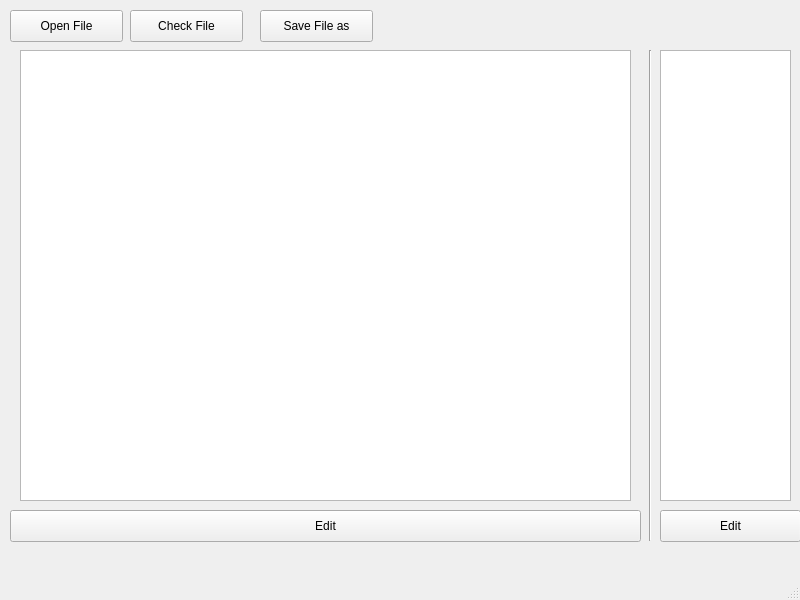
<?xml version="1.0" encoding="UTF-8"?>
<ui version="4.0">
 <class>FileEditor</class>
 <widget class="QMainWindow" name="FileEditor">
  <property name="geometry">
   <rect>
    <x>0</x>
    <y>0</y>
    <width>800</width>
    <height>600</height>
   </rect>
  </property>
  <property name="windowTitle">
   <string>MainWindow</string>
  </property>
  <widget class="QWidget" name="centralwidget">
   <widget class="QPushButton" name="pushButton">
    <property name="geometry">
     <rect>
      <x>10</x>
      <y>10</y>
      <width>113</width>
      <height>32</height>
     </rect>
    </property>
    <property name="text">
     <string>Open File</string>
    </property>
   </widget>
   <widget class="QPushButton" name="pushButton_2">
    <property name="geometry">
     <rect>
      <x>130</x>
      <y>10</y>
      <width>113</width>
      <height>32</height>
     </rect>
    </property>
    <property name="text">
     <string>Check File</string>
    </property>
   </widget>
   <widget class="QPushButton" name="pushButton_3">
    <property name="geometry">
     <rect>
      <x>260</x>
      <y>10</y>
      <width>113</width>
      <height>32</height>
     </rect>
    </property>
    <property name="text">
     <string>Save File as</string>
    </property>
   </widget>
   <widget class="QTextEdit" name="textEdit">
    <property name="geometry">
     <rect>
      <x>20</x>
      <y>50</y>
      <width>611</width>
      <height>451</height>
     </rect>
    </property>
   </widget>
   <widget class="QPushButton" name="pushButton_4">
    <property name="geometry">
     <rect>
      <x>10</x>
      <y>510</y>
      <width>631</width>
      <height>32</height>
     </rect>
    </property>
    <property name="text">
     <string>Edit</string>
    </property>
   </widget>
   <widget class="Line" name="line">
    <property name="geometry">
     <rect>
      <x>640</x>
      <y>50</y>
      <width>20</width>
      <height>491</height>
     </rect>
    </property>
    <property name="orientation">
     <enum>Qt::Vertical</enum>
    </property>
   </widget>
   <widget class="QListView" name="listView">
    <property name="geometry">
     <rect>
      <x>660</x>
      <y>50</y>
      <width>131</width>
      <height>451</height>
     </rect>
    </property>
   </widget>
   <widget class="QPushButton" name="pushButton_5">
    <property name="geometry">
     <rect>
      <x>660</x>
      <y>510</y>
      <width>141</width>
      <height>32</height>
     </rect>
    </property>
    <property name="text">
     <string>Edit</string>
    </property>
   </widget>
  </widget>
  <widget class="QMenuBar" name="menubar">
   <property name="geometry">
    <rect>
     <x>0</x>
     <y>0</y>
     <width>800</width>
     <height>22</height>
    </rect>
   </property>
  </widget>
  <widget class="QStatusBar" name="statusbar"/>
 </widget>
 <resources/>
 <connections/>
</ui>
